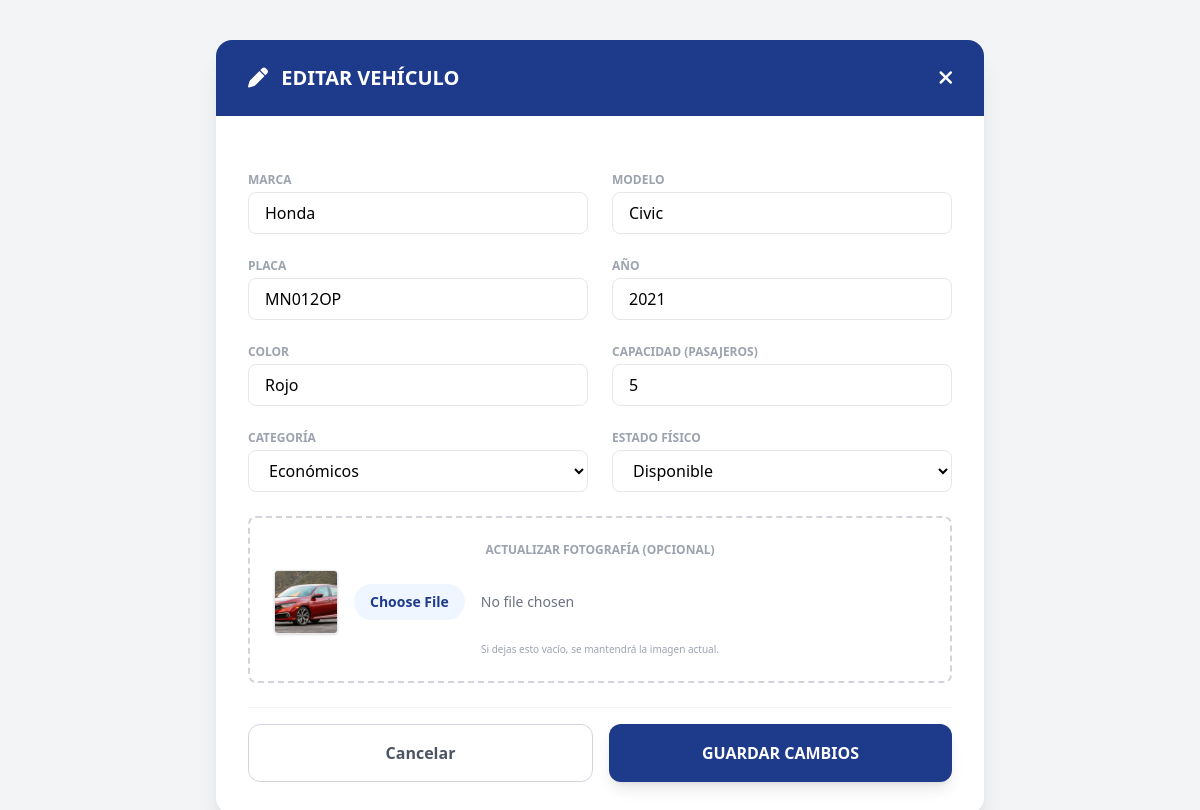
The app's page /views/admin/editar_vehiculo.php?id=4 (signed in) with its own data.
### tables this page shows
CREATE TABLE `vehiculos` (
  `ID_Vehiculo` int NOT NULL,
  `ID_Categoria` int DEFAULT NULL,
  `Placa` varchar(20) NOT NULL,
  `Marca` varchar(50) NOT NULL,
  `Modelo` varchar(50) NOT NULL,
  `Anio` int NOT NULL,
  `Color` varchar(30) DEFAULT NULL,
  `Capacidad` tinyint NOT NULL,
  `Estado` enum('Disponible','Alquilado','Mantenimiento') DEFAULT 'Disponible',
  `Imagen_URL` varchar(255) DEFAULT 'assets/img/default.jpg'
);

### views/admin/editar_vehiculo.php (the view, shortened to what this page needs)
<?php
require_once '../../config/database_connection.php';
$id = (int)$_GET['id'];
$vehiculo = $connection->query("SELECT * FROM vehiculos WHERE ID_Vehiculo = $id")->fetch_assoc();
?>
<!DOCTYPE html>
<html lang="es">
<head>
    <script src="https://cdn.tailwindcss.com"></script>
    <link href="https://cdnjs.cloudflare.com/ajax/libs/font-awesome/6.0.0/css/all.min.css" rel="stylesheet">
</head>
<body class="bg-gray-100 min-h-screen flex items-center justify-center py-10">
    <div class="max-w-3xl w-full bg-white rounded-2xl shadow-xl overflow-hidden">
        <div class="bg-blue-900 px-8 py-6 flex justify-between items-center text-white">
            <h2 class="text-xl font-bold uppercase"><i class="fa-solid fa-pen mr-2"></i> Editar Vehículo</h2>
            <a href="vehiculos.php" class="hover:text-blue-200"><i class="fa-solid fa-xmark text-xl"></i></a>
        </div>
        <div class="p-8">
            <form action="../../controllers/editar_vehiculo_controller.php" method="POST" enctype="multipart/form-data" class="space-y-6">
                <div class="grid grid-cols-1 md:grid-cols-2 gap-6">
                    <div>
                        <label class="block text-xs font-bold text-gray-400 uppercase mb-1">Marca</label>
                        <input name="marca" required type="text" value="<?php echo $vehiculo['Marca']; ?>" class="w-full px-4 py-2 border rounded-lg outline-none focus:ring-2 focus:ring-blue-900">
                    </div>
                    <div>
                        <label class="block text-xs font-bold text-gray-400 uppercase mb-1">Modelo</label>
                        <input name="modelo" required type="text" value="<?php echo $vehiculo['Modelo']; ?>" class="w-full px-4 py-2 border rounded-lg outline-none focus:ring-2 focus:ring-blue-900">
                    </div>
                    <div>
                        <label class="block text-xs font-bold text-gray-400 uppercase mb-1">Placa</label>
                        <input name="placa" required type="text" value="<?php echo $vehiculo['Placa']; ?>" class="w-full px-4 py-2 border rounded-lg outline-none focus:ring-2 focus:ring-blue-900 uppercase">
                    </div>
                    <div>
                        <label class="block text-xs font-bold text-gray-400 uppercase mb-1">Año</label>
                        <input name="anio" required type="number" min="2000" max="2030" value="<?php echo $vehiculo['Anio']; ?>" class="w-full px-4 py-2 border rounded-lg outline-none focus:ring-2 focus:ring-blue-900">
                    </div>
                    <div>
                        <label class="block text-xs font-bold text-gray-400 uppercase mb-1">Color</label>
                        <input name="color" required type="text" value="<?php echo $vehiculo['Color']; ?>" class="w-full px-4 py-2 border rounded-lg outline-none focus:ring-2 focus:ring-blue-900">
                    </div>
                    <div>
                        <label class="block text-xs font-bold text-gray-400 uppercase mb-1">Capacidad (Pasajeros)</label>
                        <input name="capacidad" required type="number" min="1" max="15" value="<?php echo $vehiculo['Capacidad']; ?>" class="w-full px-4 py-2 border rounded-lg outline-none focus:ring-2 focus:ring-blue-900">
                    </div>
                    <div>
                        <label class="block text-xs font-bold text-gray-400 uppercase mb-1">Categoría</label>
                        <select name="id_categoria" required class="w-full px-4 py-2 border rounded-lg bg-white outline-none focus:ring-2 focus:ring-blue-900">
                            <option value="1" <?php echo $vehiculo['ID_Categoria'] == 1 ? 'selected' : ''; ?>>Económicos</option>
                        </select>
                    </div>
                    <div>
                        <label class="block text-xs font-bold text-gray-400 uppercase mb-1">Estado Físico</label>
                        <select name="estado" class="w-full px-4 py-2 border rounded-lg bg-white outline-none focus:ring-2 focus:ring-blue-900">
                            <option value="Disponible" <?php echo $vehiculo['Estado'] == 'Disponible' ? 'selected' : ''; ?>>Disponible</option>
                        </select>
                    </div>
                </div>
                <div class="border-2 border-dashed border-gray-300 rounded-lg p-6 text-center mt-4">
                    <label class="block text-xs font-bold text-gray-400 uppercase mb-3">Actualizar Fotografía (Opcional)</label>
                    <div class="flex items-center gap-4 justify-center">
                        <img src="../../<?php echo $vehiculo['Imagen_URL']; ?>" class="w-16 h-16 rounded object-cover shadow border">
                        <input type="file" name="foto_carro" accept="image/*" class="w-full text-sm text-gray-500 file:mr-4 file:py-2 file:px-4 file:rounded-full file:border-0 file:text-sm file:font-semibold file:bg-blue-50 file:text-blue-900 hover:file:bg-blue-100 cursor-pointer">
                    </div>
                    <p class="text-[10px] text-gray-400 mt-2">Si dejas esto vacío, se mantendrá la imagen actual.</p>
                </div>
                <div class="flex gap-4 pt-4 border-t border-gray-100">
                    <a href="vehiculos.php" class="flex-1 text-center py-4 border border-gray-300 rounded-xl font-bold text-gray-600 hover:bg-gray-50 transition-colors">Cancelar</a>
                    <button type="submit" class="flex-1 py-4 bg-blue-900 text-white font-bold rounded-xl shadow-lg hover:bg-blue-800 transition-colors uppercase">Guardar Cambios</button>
                </div>
            </form>
        </div>
    </div>
</body>
</html>

### records on screen
vehiculos: marca "Honda", modelo "Civic", placa "MN012OP", anio "2021", color "Rojo", capacidad "5", id_categoria "Económicos", estado "Disponible", Imagen_URL (picture)
